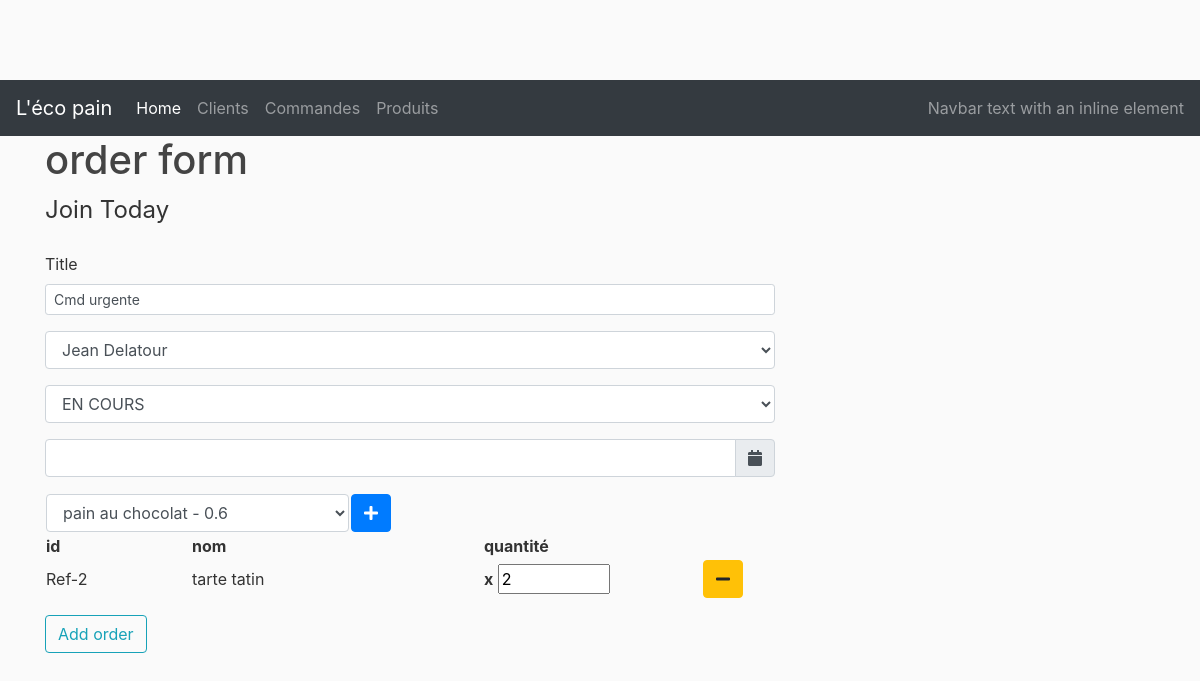
Before: /orders/update/12 with the older database file.
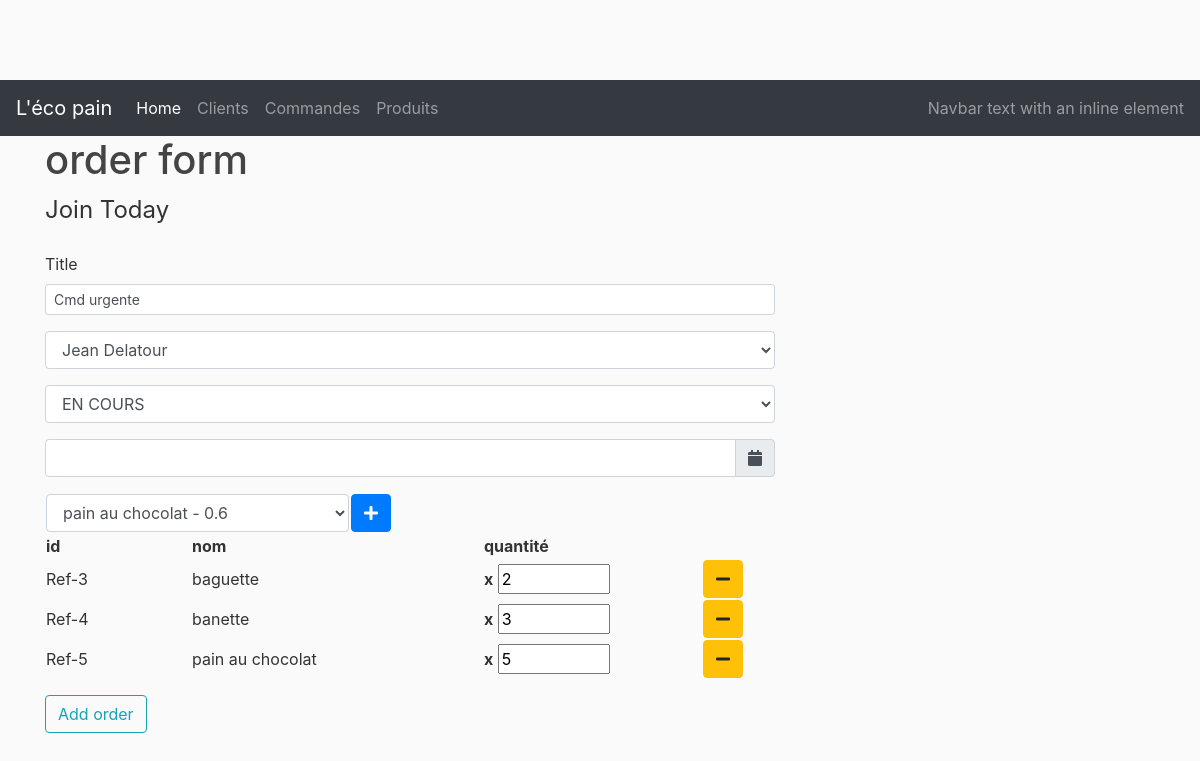
After: the same page with the newer database file.
### lecopain/models.py (models this page shows, shortened)
class Product(db.Model):
    __tablename__ = 'products'
    id = db.Column(db.Integer, primary_key=True)
    name = db.Column(db.String(50), nullable=False)
    description = db.Column(db.String(250))
    price = db.Column(db.Float)
    selections = db.relationship('Order', secondary = 'order_product', backref=db.backref('selected_products'))

class Order_product(db.Model):
    __tablename__ = 'order_product'
    order_id = db.Column(db.Integer, db.ForeignKey('orders.id'), primary_key = True)
    product_id = db.Column(db.Integer, db.ForeignKey('products.id'), primary_key = True)
    quantity = db.Column(db.Integer)
    price = db.Column(db.Float)

### lecopain/controllers/order_controller.py (the view)
@order_page.route("/orders/update/<int:order_id>", methods=['GET', 'POST'])
def display_update_order(order_id):
    order = Order.query.get_or_404(order_id)
    form = OrderForm()
    customers = Customer.query.all()
    products = Product.query.all()
    order_product_selection = Order_product.query.filter(Order_product.order_id == order.id).all()
    print('update form : ' + str(order.id))
    if form.validate_on_submit():
        print('update form validate : ' + str(order.id))
        orderForm = Order(title=form.title.data, status=form.status.data, customer_id=int(form.customer_id.data), order_dt=form.order_dt.data)
        order.title = orderForm.title
        order.status = orderForm.status
        order.customer_id = orderForm.customer_id
        order.order_dt = orderForm.order_dt
        products = {}
        Order_product.query.filter(Order_product.order_id == order.id).delete()
        tmp_products = request.form.getlist('products')
        tmp_quantities = request.form.getlist('quantities')
        for i in range(0,len(tmp_products)):
            product = Product.query.get(tmp_products[i])
            order.selected_products.append(product)
        db.session.commit()
        for i in range(0,len(tmp_products)):
            bought_item = Order_product.query.filter(Order_product.order_id == order.id).filter(Order_product.product_id == tmp_products[i]).first()
            bought_item.quantity = tmp_quantities[i]
            bought_item.price = order.selected_products[i].price
            print(str(bought_item.order_id)+ " - "+ str(bought_item.product_id) +" - "+ str(tmp_quantities[i]) +" - "+ str(i) + "")
        db.session.commit()
        return redirect(url_for('order_page.orders'))
    else:
        form.customer_id.data = order.customer_id
        form.order_dt.data = order.order_dt
        form.status.data = order.status
        form.title.data = order.title
    orderStatusList = _get_order_status()
    return render_template('/orders/order_update.html', order=order, title='order form', form=form, customers=customers, products=products, selected_products=order.selected_products,  orderStatusList=orderStatusList, order_product_selection=order_product_selection)

### lecopain/form.py
class OrderForm(FlaskForm):
    title = StringField('Title')
    customer_id = IntegerField('Customer Id:', validators=[DataRequired()])
    product_id = IntegerField('Product Id:', validators=[DataRequired()])
    order_dt = DateTimeField('Order Date')
    status = StringField('Status')
    submit = SubmitField('Add order')

### lecopain/controllers/order_controller.py (called while the page is built)
@app.route('/_get_order_status/')
def _get_order_status():
    ordersStatusList = [(row.name) for row in OrderStatus.query.all()]
    return ordersStatusList

### lecopain/templates/orders/order_update.html (shortened to what the changed rows need)
{% extends "layout.html" %}
{% block content %}
    <div class="content-section">
        <form method="POST" action="" style="display: inline;">
            <fieldset class="form-group">
            <div class="form-group">
                <div data-toggle="fieldset" id="product-fieldset">
                    <table id="tab_qn_ans" width="100%">
                        <tr>
                            <th width="20%">id</th>
                            <th width="40%">nom</th>
                            <th width="30%">quantité</th>
                            <th width="10%"></th>
                        </tr>
                        {% for selected_product in selected_products %}
                        <tr data-toggle="fieldset-entry" name="tr_{{loop.index-1}}">
                            <td><input type="hidden" , name="products" value="{{selected_product.id}}"/>Ref-{{selected_product.id}}</td>
                            <td>{{selected_product.name}} </td>
                            <td> <b>x</b> <input type="number" style="width: 7em" name="quantities" value="{{order_product_selection[loop.index-1].quantity}}"/></td>
                            <td><button type="button" id="product-{{loop.index-1}}-remove" onclick="remove_fields({{loop.index-1}});" class="btn btn-warning" ><i class="fa fa-minus"></i></button></td>
                        </tr>
                        {% endfor%}
                    </table>
                </div>
            </div>
        </form>
    </div>
{% endblock %}

Changed rows visible on the page:
no longer on this page (row unchanged): Product: id "2", name "tarte tatin"
now on this page (row unchanged): Product: id "3", name "baguette"
now on this page (row unchanged): Product: id "4", name "banette"
added Order_product: quantities "3"
now on this page (row unchanged): Product: id "5", name "pain au chocolat"
added Order_product: quantities "5"
